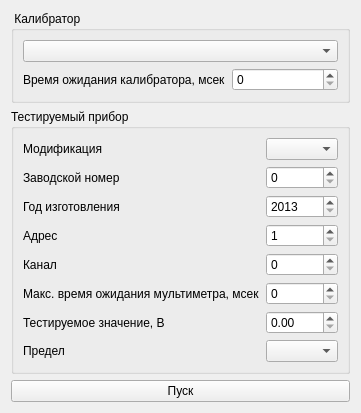
<?xml version="1.0" encoding="UTF-8"?>
<ui version="4.0">
 <class>MainBox</class>
 <widget class="QWidget" name="MainBox">
  <property name="geometry">
   <rect>
    <x>0</x>
    <y>0</y>
    <width>346</width>
    <height>403</height>
   </rect>
  </property>
  <property name="windowTitle">
   <string>Dialog</string>
  </property>
  <layout class="QHBoxLayout" name="horizontalLayout">
   <item>
    <layout class="QVBoxLayout" name="verticalLayout">
     <item>
      <layout class="QVBoxLayout" name="layout_serial"/>
     </item>
     <item>
      <widget class="QGroupBox" name="groupBox">
       <property name="title">
        <string> Калибратор </string>
       </property>
       <layout class="QVBoxLayout" name="verticalLayout_2">
        <item>
         <widget class="QComboBox" name="cb_TypeCalibrator"/>
        </item>
        <item>
         <layout class="QHBoxLayout" name="horizontalLayout_2">
          <item>
           <widget class="QLabel" name="label_4">
            <property name="text">
             <string>Время ожидания калибратора, мсек</string>
            </property>
           </widget>
          </item>
          <item>
           <widget class="QSpinBox" name="sb_time_calibration"/>
          </item>
         </layout>
        </item>
       </layout>
      </widget>
     </item>
     <item>
      <widget class="QGroupBox" name="groupBox_2">
       <property name="title">
        <string>Тестируемый прибор </string>
       </property>
       <layout class="QVBoxLayout" name="verticalLayout_4">
        <item>
         <layout class="QGridLayout" name="gridLayout">
          <item row="3" column="0">
           <widget class="QLabel" name="label_7">
            <property name="text">
             <string>Год изготовления</string>
            </property>
           </widget>
          </item>
          <item row="7" column="0">
           <widget class="QLabel" name="label_3">
            <property name="text">
             <string>Тестируемое значение, В</string>
            </property>
           </widget>
          </item>
          <item row="7" column="1">
           <widget class="QDoubleSpinBox" name="sb_TestValue">
            <property name="maximum">
             <double>1000.000000000000000</double>
            </property>
           </widget>
          </item>
          <item row="6" column="1">
           <widget class="QSpinBox" name="sb_time_radiomodule"/>
          </item>
          <item row="6" column="0">
           <widget class="QLabel" name="label_2">
            <property name="text">
             <string>Макс. время ожидания мультиметра, мсек</string>
            </property>
           </widget>
          </item>
          <item row="3" column="1">
           <widget class="QSpinBox" name="sb_SerYear">
            <property name="minimum">
             <number>2013</number>
            </property>
            <property name="maximum">
             <number>2100</number>
            </property>
           </widget>
          </item>
          <item row="2" column="0">
           <widget class="QLabel" name="label_6">
            <property name="text">
             <string>Заводской номер</string>
            </property>
           </widget>
          </item>
          <item row="4" column="0">
           <widget class="QLabel" name="label">
            <property name="text">
             <string>Адрес</string>
            </property>
           </widget>
          </item>
          <item row="4" column="1">
           <widget class="QSpinBox" name="sb_address">
            <property name="minimum">
             <number>1</number>
            </property>
            <property name="maximum">
             <number>255</number>
            </property>
           </widget>
          </item>
          <item row="8" column="0">
           <widget class="QLabel" name="label_5">
            <property name="text">
             <string>Предел</string>
            </property>
           </widget>
          </item>
          <item row="8" column="1">
           <widget class="QComboBox" name="cb_Limit"/>
          </item>
          <item row="2" column="1">
           <widget class="QSpinBox" name="sb_SerNo">
            <property name="maximum">
             <number>9999</number>
            </property>
           </widget>
          </item>
          <item row="1" column="1">
           <widget class="QComboBox" name="cb_TypeMultimeter"/>
          </item>
          <item row="1" column="0">
           <widget class="QLabel" name="label_8">
            <property name="text">
             <string>Модификация</string>
            </property>
           </widget>
          </item>
          <item row="5" column="0">
           <widget class="QLabel" name="label_9">
            <property name="text">
             <string>Канал</string>
            </property>
           </widget>
          </item>
          <item row="5" column="1">
           <widget class="QSpinBox" name="sb_channel"/>
          </item>
         </layout>
        </item>
       </layout>
      </widget>
     </item>
     <item>
      <widget class="QPushButton" name="btn_Start">
       <property name="text">
        <string>Пуск</string>
       </property>
      </widget>
     </item>
    </layout>
   </item>
   <item>
    <layout class="QVBoxLayout" name="layout_grapher"/>
   </item>
  </layout>
 </widget>
 <resources/>
 <connections/>
</ui>
